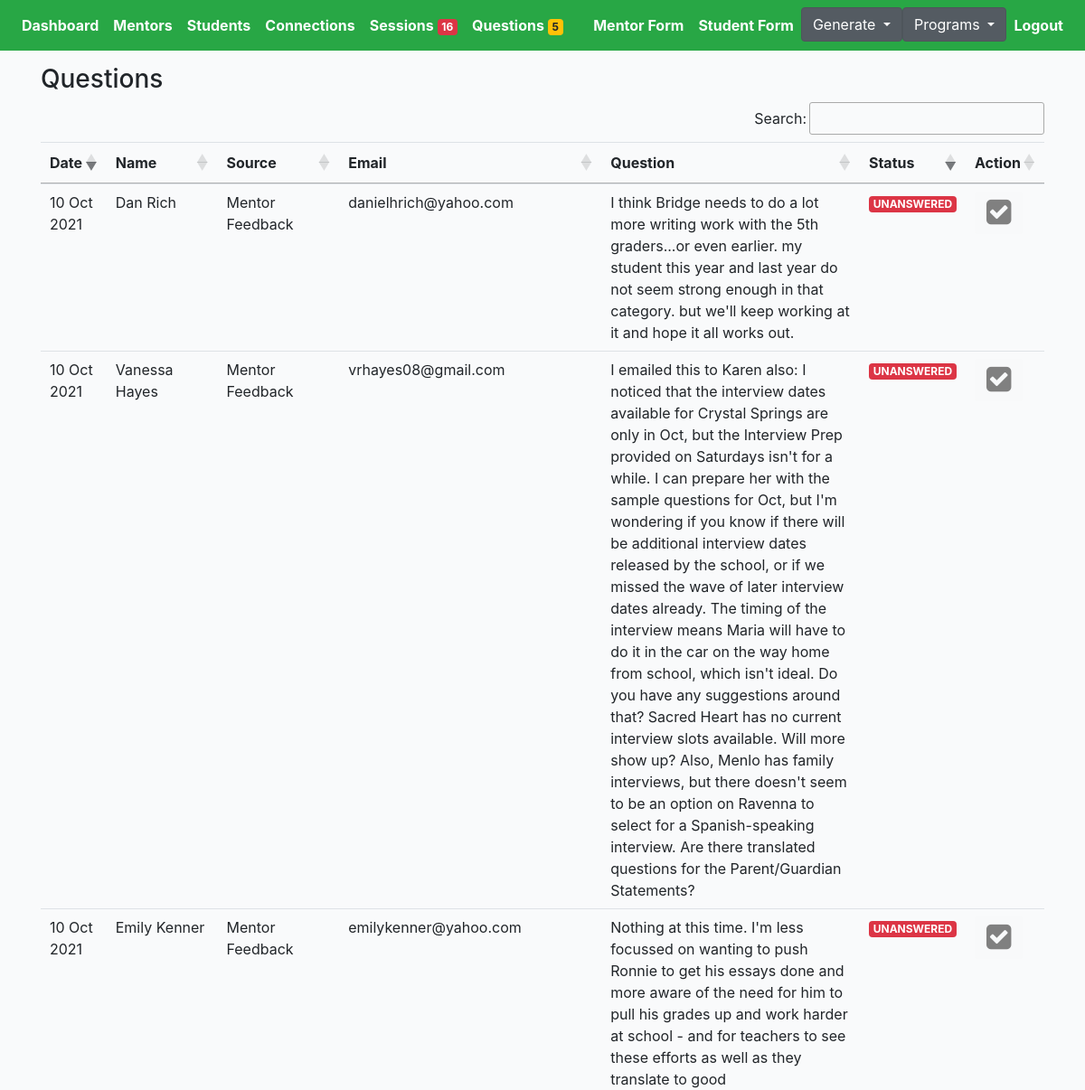
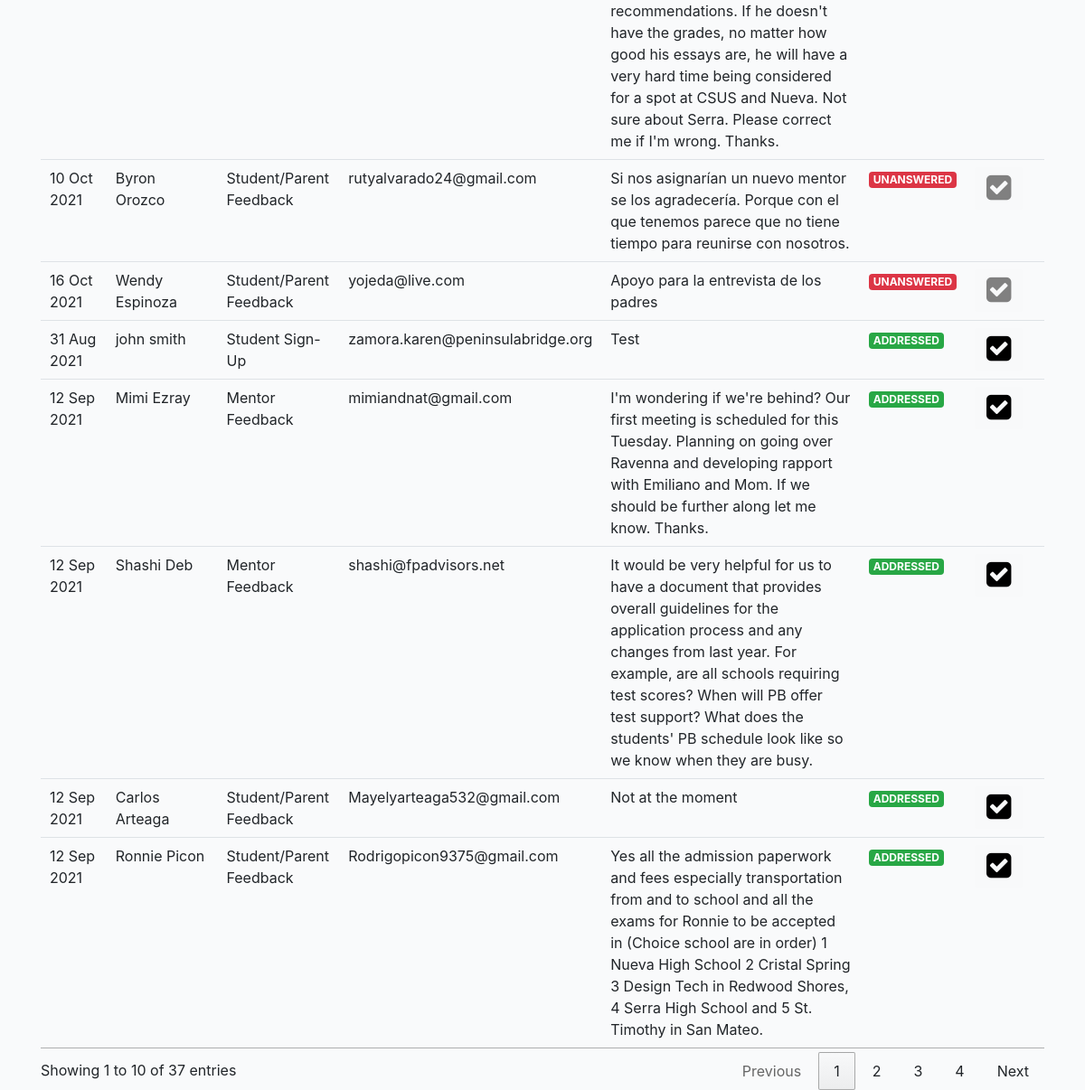
/choice/questions/ (signed in), run on an earlier commit of the app's database (2 pictures, top to bottom).
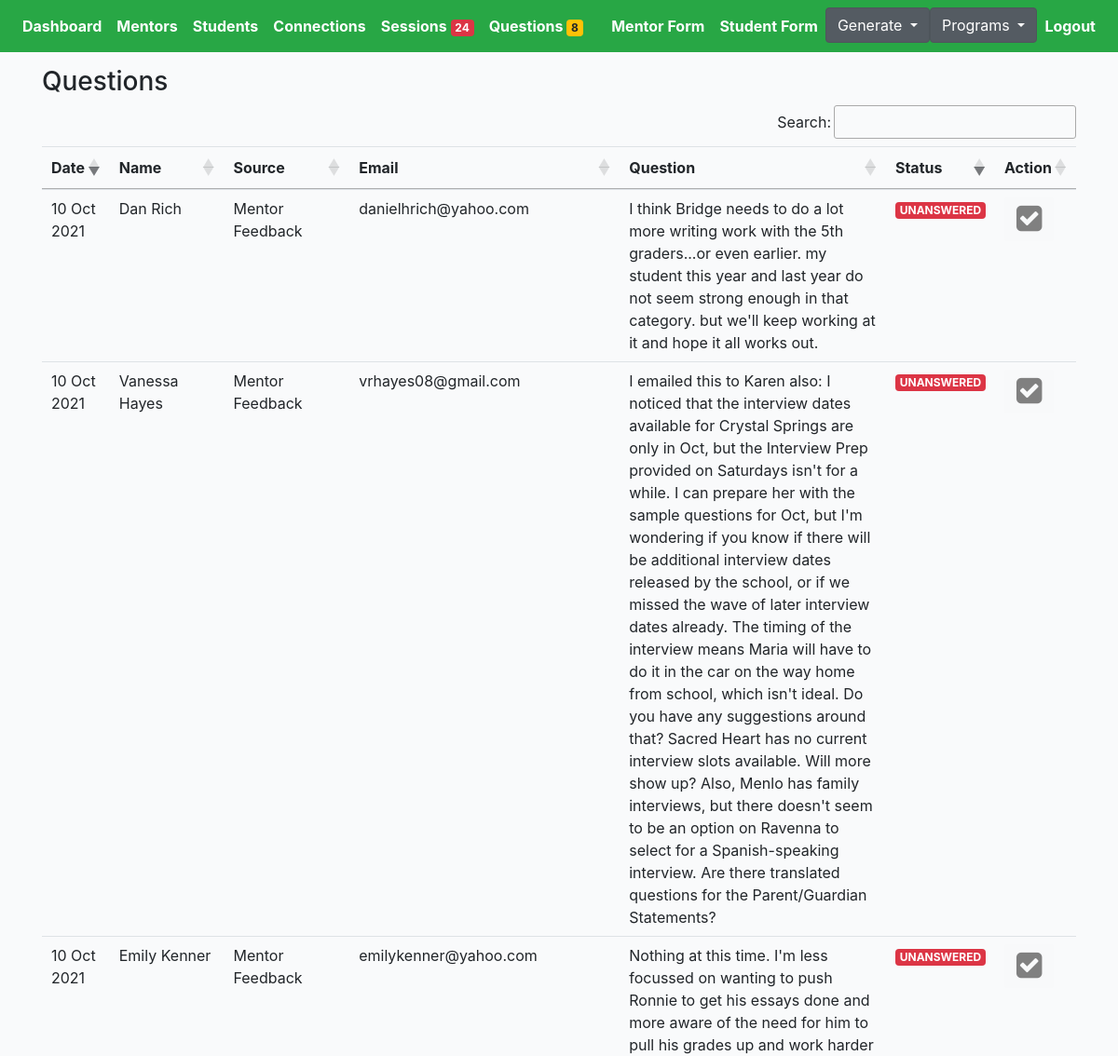
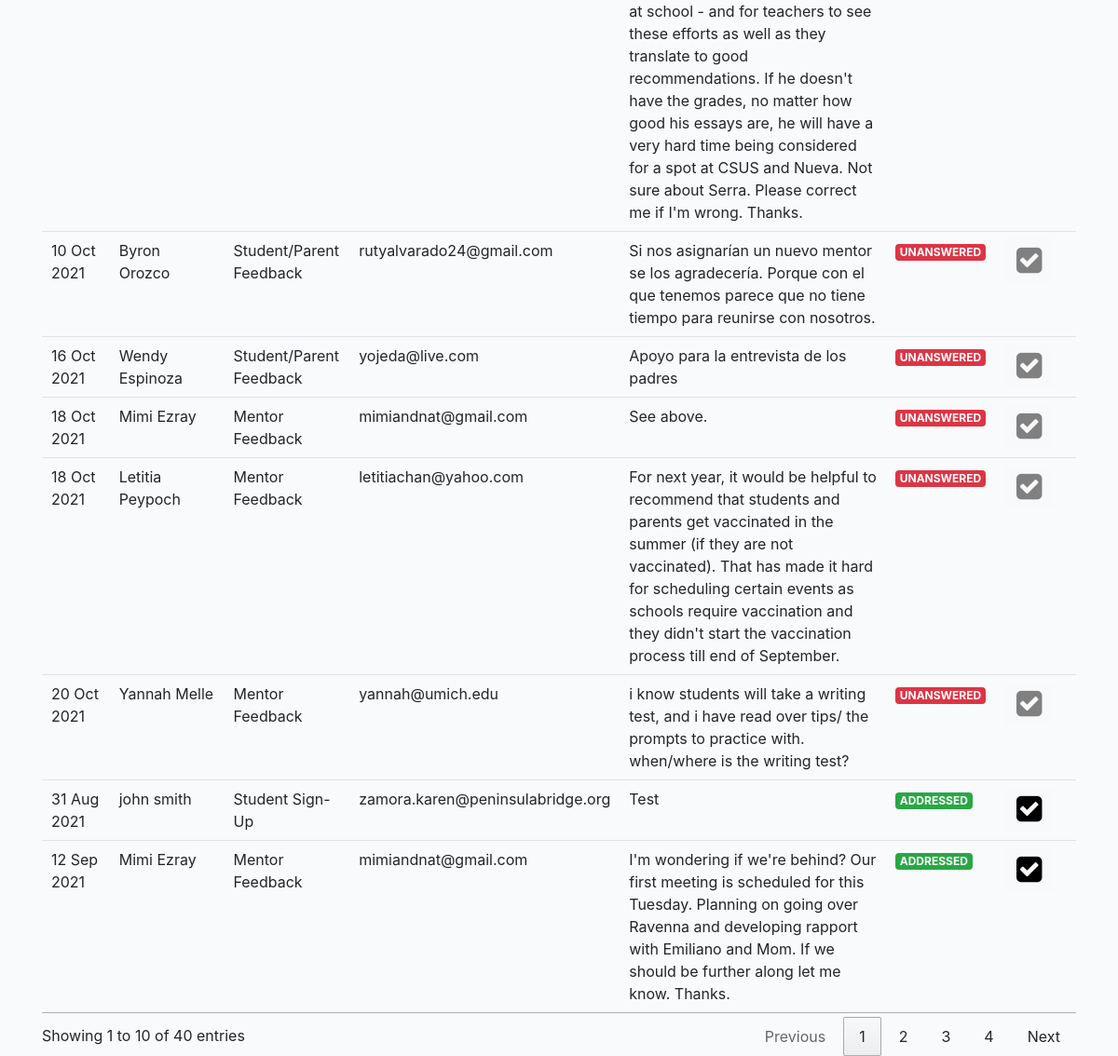
And on a later commit of the database (2 pictures, top to bottom).
### cprofiles/models.py (models this page shows, shortened)
class Question(models.Model):
    student = models.ForeignKey(Student, on_delete=models.CASCADE, blank=True, null=True, related_name='student_question')
    mentor = models.ForeignKey(Mentor, on_delete=models.CASCADE, blank=True, null=True, related_name='mentor_question')
    role = models.CharField(null=True, blank=True, max_length=200)
    question = models.TextField(null=True, blank=True, max_length=1000)
    action = models.BooleanField(default=False)
    status = models.CharField(null=True, blank=True, max_length=200, choices=QUESTION_STATUS_CHOICES)
    updated = models.DateTimeField(auto_now=True)
    created = models.DateTimeField(auto_now_add=True)
    source = models.CharField(null=True, blank=True, max_length=200)

class Mentor(models.Model):
    avatar = models.ImageField(default='avatar.png', upload_to='avatars/')
    first_name = models.CharField(max_length=200, blank=True)
    last_name = models.CharField(max_length=200, blank=True)
    email = models.EmailField(max_length=200, blank=True)
    phone = models.CharField(max_length=200, blank=True)
    address = models.CharField(max_length=200, blank=True)
    prefer_grade = models.CharField(max_length=200, choices=MENTOR_GRADE_CHOICES)
    prefer_gender = models.CharField(max_length=200, choices=GENDER_CHOICES)
    prefer_location = models.ManyToManyField(Preferlocation, blank=True, related_name='prefer_location')
    mentor_last_year = models.CharField(null=True, blank=True, max_length=200, choices=YES_NO)
    language = models.ManyToManyField(Mentorlanguage, blank=True, related_name='mentor_language')
    experience = models.CharField(null=True, blank=True, max_length=200, choices=YES_NO)
    familiar = models.TextField(null=True, blank=True, max_length=1000)
    share = models.TextField(null=True, blank=True, max_length=1000)
    hobby = models.TextField(null=True, blank=True, max_length=1000)
    question = models.TextField(null=True, blank=True, max_length=1000)
    friends = models.ManyToManyField(Student, blank=True, related_name='mentors')
    updated = models.DateTimeField(auto_now=True)
    created = models.DateTimeField(auto_now_add=True)
    slug = models.SlugField(unique=True, blank=True)
    flag = models.BooleanField(default=False)
    ethnic = models.CharField(null=True, blank=True, max_length=200, choices=ETHNIC_CHOICES)
    status = models.CharField(null=True, blank=True, max_length=200, choices=PROFILE_STATUS, default='active')
    __initial_first_name = None
    __initial_last_name = None
    def __init__(self, *args, **kwargs):
        super().__init__(*args, **kwargs)
        self.__initial_first_name = self.first_name
        self.__initial_last_name = self.last_name

class Student(models.Model):
    avatar = models.ImageField(default='avatar.png', upload_to='avatars/')
    first_name = models.CharField(max_length=200, blank=True)
    last_name = models.CharField(max_length=200, blank=True)
    email = models.EmailField(max_length=200, blank=True)
    gender = models.CharField(max_length=200, choices=GENDER_CHOICES)
    grade = models.CharField(max_length=200, choices=GRADE_CHOICES)
    school = models.CharField(max_length=200, blank=True)
    language_preference = models.CharField(null=True, blank=True, max_length=200, choices=STUDENT_PREFER_LANGUAGE_CHOICES)
    parent1_first_name = models.CharField(max_length=200, blank=True)
    parent1_last_name = models.CharField(max_length=200, blank=True)
    parent1_phone = models.CharField(max_length=200, blank=True)
    parent1_email = models.EmailField(max_length=200, blank=True)
    academic_advisor = models.CharField(max_length=200, blank=True)
    academic_advisor_email = models.EmailField(max_length=200, blank=True)
    activity = models.TextField(null=True, blank=True, max_length=1000)
    ind_scl = models.TextField(null=True, blank=True, max_length=1000)
    dont_know = models.TextField(null=True, blank=True, max_length=1000)
    proud = models.TextField(null=True, blank=True, max_length=1000)
    learn = models.TextField(null=True, blank=True, max_length=1000)
    happy = models.TextField(null=True, blank=True, max_length=1000)
    hobby = models.TextField(null=True, blank=True, max_length=1000)
    int_ind_school = models.TextField(null=True, blank=True, max_length=1000)
    look_ind_school = models.TextField(null=True, blank=True, max_length=1000)
    strength = models.TextField(null=True, blank=True, max_length=1000)
    obstacle = models.TextField(null=True, blank=True, max_length=1000)
    child_strength = models.ManyToManyField(Childstrength, blank=True, related_name='child_strength')
    social_strength = models.ManyToManyField(Socialstrength, blank=True, related_name='social_strength')
    interview_language = models.CharField(null=True, blank=True, max_length=200, choices=LANGUAGE_CHOICES)
    question = models.TextField(null=True, blank=True, max_length=1000)
    updated = models.DateTimeField(auto_now=True)
    created = models.DateTimeField(auto_now_add=True)
    slug = models.SlugField(unique=True, blank=True)
    flag = models.BooleanField(default=False)
    note = models.TextField(null=True, blank=True, max_length=1000)
    question1 = models.CharField(null=True, blank=True, max_length=200, choices=QUESTION_CHOICES)
    answer1 = models.TextField(null=True, blank=True, max_length=1000)
    question2 = models.CharField(null=True, blank=True, max_length=200, choices=QUESTION_CHOICES)
    answer2 = models.TextField(null=True, blank=True, max_length=1000)
    status = models.CharField(null=True, blank=True, max_length=200, choices=PROFILE_STATUS, default='active')
    __initial_first_name = None
    __initial_last_name = None
    def __init__(self, *args, **kwargs):
        super().__init__(*args, **kwargs)
        self.__initial_first_name = self.first_name
        self.__initial_last_name = self.last_name

### cprofiles/views.py (the view)
# urls.py: path('questions/', QuestionListView.as_view(), name='question-list-view'),
@method_decorator(login_required, name='dispatch')
@method_decorator(allowed_users(allowed_roles=['choice', 'admin']), name='dispatch')
class QuestionListView(ListView):
    model = Question
    template_name = 'choice/question-list.html'
    def get_queryset(self):
        qs = Question.objects.all().order_by('status').reverse()
        return qs

### cprofiles/context_processors.py (called while the page is built)
def choice_question(request):
    if(request.user.id):
        choice_unanswered_question_num = Question.objects.filter(status="UNANSWERED").count()
        choice_session_flag_num = Session.objects.filter(flag=True).count()
        return {
            'choice_unanswered_question_num' : choice_unanswered_question_num,
            'choice_session_flag_num' : choice_session_flag_num
        }
    return {}

### middleschool/context_processors.py (called while the page is built)
def middle_school_question(request):
    if(request.user.id):
        middle_school_unanswered_question_num = Question.objects.filter(status="UNANSWERED").count()
        middle_school_session_flag_num = Session.objects.filter(flag=True).count()
        return {
            'middle_school_unanswered_question_num' : middle_school_unanswered_question_num,
            'middle_school_session_flag_num' : middle_school_session_flag_num
        }
    return {}

### templates/choice/question-list.html (shortened to what this page needs)
{% extends 'cbase.html' %}
{% load static %}
{% block stylesheet %}{% static '/css/my_invites.css' %}{% endblock %}
{% block content %}
<h3>Questions</h3>
<div class="table-responsive-lg">
    <table id="myTable" class="table">
        <thead>
            <tr>
                <th scope="col">Date</th>
                <th scope="col">Name</th>
                <th scope="col">Source</th>
                <th scope="col">Email</th>
                <th scope="col">Question</th>
                <th scope="col">Status</th>
                <th scope="col">Action</th>
            </tr>
        </thead>
        <tbody>
            {% for obj in object_list %}
            <tr>
                {% if obj.role == 'Student/Parent' %}
                <td>{{obj.created|date:"d M Y"}}</td>
                <td>{{obj.student.first_name}} {{obj.student.last_name}}</td>
                <td>{{obj.source}}</td>
                <td>{{obj.student.parent1_email}}</td>
                {% endif %}
                {% if obj.role == 'Mentor' %}
                <td>{{obj.created|date:"d M Y"}}</td>
                <td>{{obj.mentor.first_name}} {{obj.mentor.last_name}}</td>
                <td>{{obj.source}}</td>
                <td>{{obj.mentor.email}}</td>
                {% endif %}
                <td>{{obj.question}}</td>
                <td>
                {% if obj.status == 'ADDRESSED' %}
                <div class="status{{obj.id}}"><span class="badge badge-success">ADDRESSED</span></div>
                {% elif obj.status == 'UNANSWERED' %}
                <div class="status{{obj.id}}"><span class="badge badge-danger">UNANSWERED</span></div>
                {% endif %}
                </td>
                <td>
                    <form action="{% url 'cprofiles:action-question' %}" method="POST" class='like-form' id='{{obj.id}}'>
                    <button type="submit" class="like_btn btn btn-light like-btn{{obj.id}}">
                        {% if obj.action == False %}
                        <i class="fa fa-check-square fa-2x thumb{{obj.id}}" style="color:grey"></i>
                        {% else %}
                        <i class="fa fa-check-square fa-2x thumb{{obj.id}}"style="color:black"></i>
                        {% endif %}
                    </button>
                    </form>
                </td>
            </tr>
            {% endfor %}
        </tbody>
    </table>
</div>
{% endblock content %}

What changed in the data, as far as the page shows it:
no longer on this page (row unchanged): Question: created "12 Sep 2021", mentor.first_name "Shashi", mentor.last_name "Deb", source "Mentor Feedback", mentor.email "shashi@fpadvisors.net", question "It would be very helpful for us to have a document that provides overall guidelines for the application process and any changes from last year. For example, are all schools requiring test scores? When will PB offer test support? What does the students' PB schedule look like so we know when they are busy."
no longer on this page (row unchanged): Question: created "12 Sep 2021", student.first_name "Carlos", student.last_name "Arteaga", source "Student/Parent Feedback", student.parent1_email "Mayelyarteaga532@gmail.com", question "Not at the moment"
no longer on this page (row unchanged): Question: created "12 Sep 2021", student.first_name "Ronnie", student.last_name "Picon", source "Student/Parent Feedback", student.parent1_email "Rodrigopicon9375@gmail.com", question "Yes all the admission paperwork and fees especially transportation from and to school and all the exams for Ronnie to be accepted in (Choice school are in order) 1 Nueva High School 2 Cristal Spring 3 Design Tech in Redwood Shores, 4 Serra High School and 5 St. Timothy in San Mateo."
added Question: created "18 Oct 2021", mentor.first_name "Mimi", mentor.last_name "Ezray", source "Mentor Feedback", mentor.email "mimiandnat@gmail.com", question "See above."
added Question: created "18 Oct 2021", mentor.first_name "Letitia", mentor.last_name "Peypoch", source "Mentor Feedback", mentor.email "letitiachan@yahoo.com", question "For next year, it would be helpful to recommend that students and parents get vaccinated in the summer (if they are not vaccinated). That has made it hard for scheduling certain events as schools require vaccination and they didn't start the vaccination process till end of September."
added Question: created "20 Oct 2021", mentor.first_name "Yannah", mentor.last_name "Melle", source "Mentor Feedback", mentor.email "yannah@umich.edu", question "i know students will take a writing test, and i have read over tips/ the prompts to practice with. when/where is the writing test?"
Also different on the page:
{{ choice_session_flag_num }}: "16" → "24"
{{ choice_unanswered_question_num }}: "5" → "8"
text written by a page script: "Search: Showing 1 to 10 of 37 entries Previous 1 2 3 4 Next" → "Search: Showing 1 to 10 of 40 entries Previous 1 2 3 4 Next"
